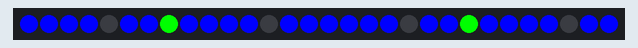
The sketch below on a simulated Arduino Uno, built for the host (arithmetic inside an expression is 32-bit, double 64-bit). Parts: 30 RGB LEDs in strip order, left to right.

Above: at 0.1 s.
At 1.1 s:
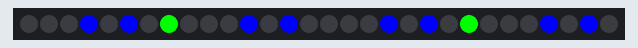
At 2.1 s:
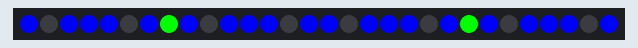
At 4.1 s:
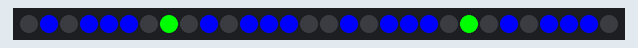
At 6.1 s:
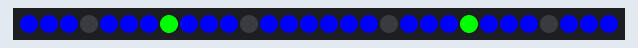
At 9.1 s:
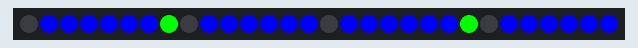

The sketch:

NeoPixelSevenSegment.ino
```cpp
#include <Adafruit_NeoPixel.h>

#define PIN 2	 // input pin Neopixel is attached to

#define NUMPIXELS      30 // number of neopixels in strip

Adafruit_NeoPixel pixels = Adafruit_NeoPixel(NUMPIXELS, PIN, NEO_GRB + NEO_KHZ800);

int delayval = 1000; // timing delay in milliseconds
//Nested array of boolean values corresponding to LEDs based on design specifications of 7 Segment Display. Numbers in Array correspond to array position.
int ledStates[10][7]={{1,1,1,1,0,1,1},{0,0,0,1,0,1,0},{1,0,1,1,1,0,1},{0,0,1,1,1,1,1},{0,1,0,1,1,1,0},{0,1,1,0,1,1,1},{1,1,1,0,1,1,1},{0,0,1,1,0,1,0},{1,1,1,1,1,1,1},{0,1,1,1,1,1,1}};

void setup() {
  // Initialize the NeoPixel library.
  pixels.begin();
  updateSpeedDisplay(1,8.8);
  //updateSpeedDisplay(2,8.8);
}


//Test Loop
void loop() {
  //testing all digits displaying on LED Strip
  for (int i=0; i < 10; i++) {
    //Call SetNum function with numbers from 0 to 9
    setNum(0,i);
    setNum(8,i);
    setNum(15,i);
    setNum(23,i);
    pixels.setPixelColor(7,pixels.Color(0,255,0));
    pixels.setPixelColor(22,pixels.Color(0,255,0));

    // This sends the updated pixel color to the hardware.
    pixels.show();

    // Delay for a period of time (in milliseconds).
    delay(delayval);
  }
}

/**
	 * setNum method, Sets provided digit on specified Display Segment:
	 *
	 * @param startLED : Leading LED of Digit that needs to be changed.
   * Expected Input: 0, 8, 16 or 24. The start LEDs for the 4 digits to be displayed
   * @param num: Number to be changed to.
   * Expected Input: 0 to 9
	 */
void setNum(int startLED, int num){

    for(int i=0; i<=6; i++){
      if(ledStates[num][i]){
        pixels.setPixelColor(startLED+i,pixels.Color(0,0,255));
      }
      else{
        pixels.setPixelColor(startLED+i,pixels.Color(0,0,0));
      }
    }
}

/**
	 * updateSpeed method, Set Provided Float to Digits on LED Display
	 *
	 * @param wheelNum : Wheel Number whose corresponding speed needs to be changed on LED display
   * Expected Input: 1 or 2
   * @param speed: Float value of speed to be changed to
   * Expected Input: Float of precision 1 where 0<=speed<=9.9
	 */
void updateSpeedDisplay(int wheelNum, float speed){
    //convert float to char to extract digits
    char speedString[3];
    //Convert float to string to get values at ones and tenths place and decimal point
    dtostrf(speed, 3, 1, speedString);
    if(wheelNum==1){
      //extract 1st digit from float string and cal setNum function
      setNum(0,speedString[0]-'0');
      //skipping to index 2 due to decimal point location in expected input
      setNum(8,speedString[2]-'0');
    }
    else if(wheelNum==2){
      setNum(15,speedString[0]-'0');
      setNum(23,speedString[2]-'0');
    }
    pixels.setPixelColor(7,pixels.Color(0,255,0));
    pixels.setPixelColor(22,pixels.Color(0,255,0));
    pixels.show();
}
```

Measured:
- by itself, everything shown: repeats every 10.0 s, in 10 steps
- what the display in image 1 shows lasts 1.0 s, from 1.0 s to 2.0 s
